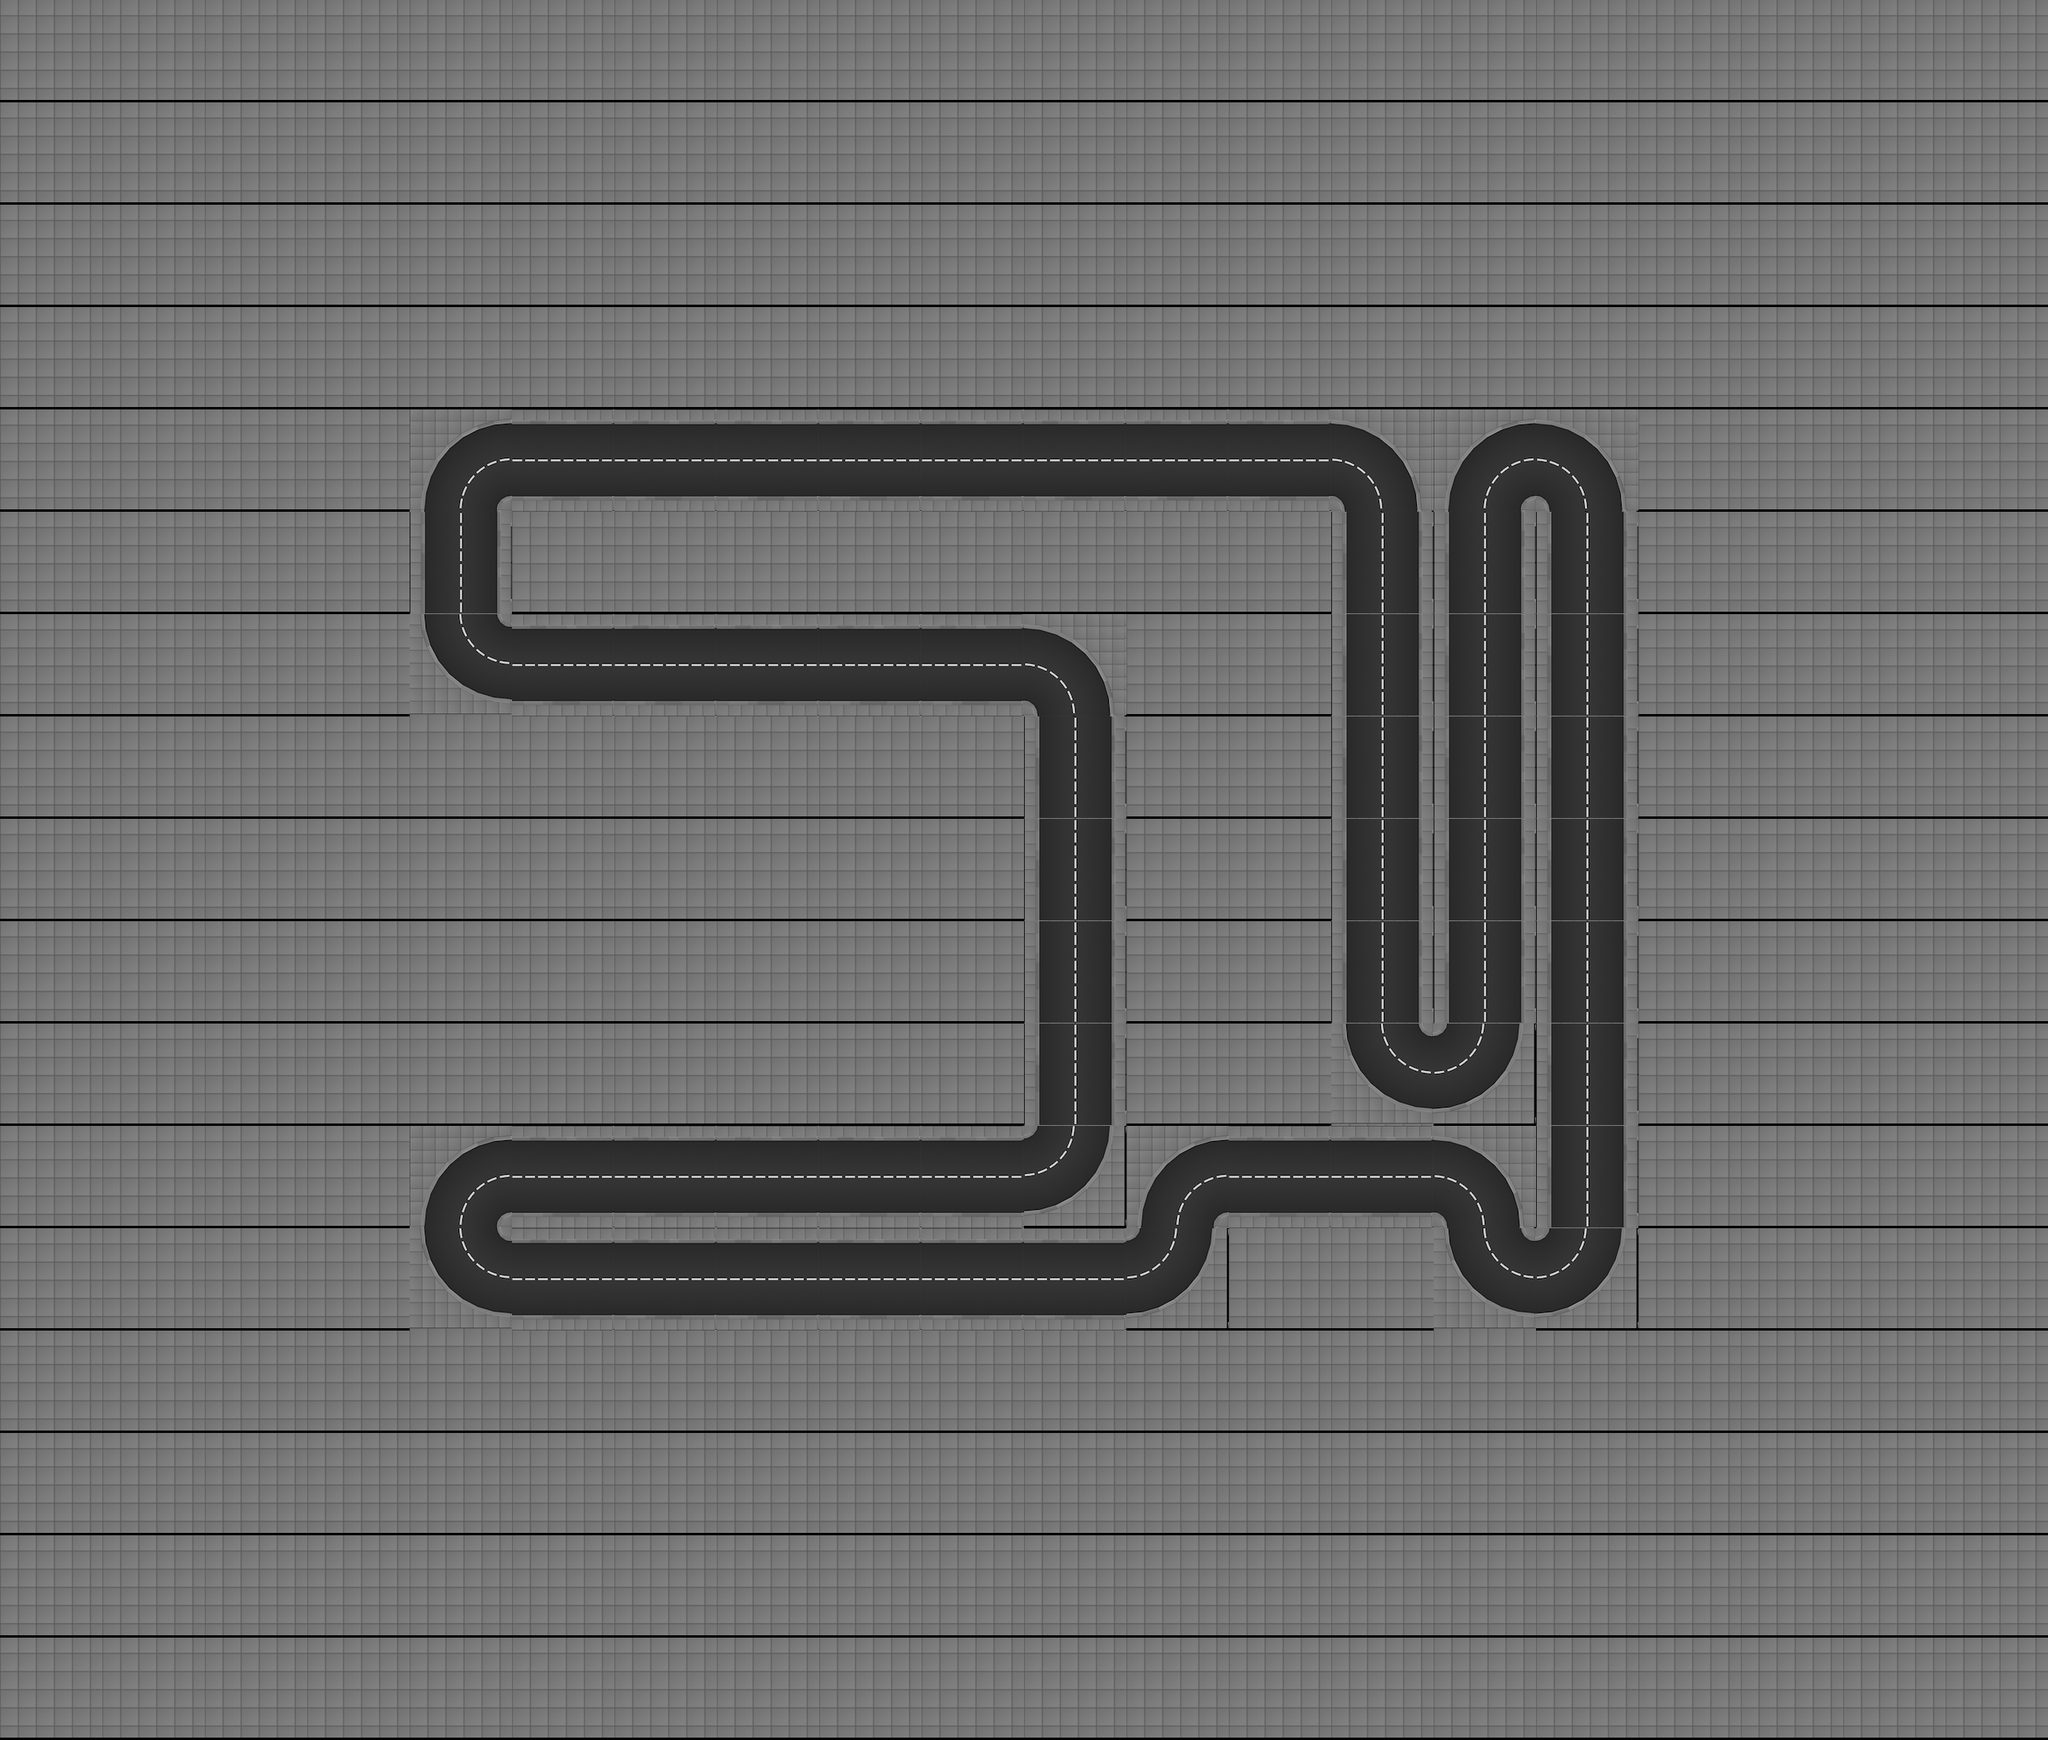

This game map was drawn from its Tiled (.tmx) file and the tilesets committed beside it. A one-line description and the trimmed map source follow:
An orthogonal 20x17 tile map with 128x128 px tiles, 1 tile layer (track) and 343 objects (14x appartment_roof_01, 13x office_06_ground_floor, 13x office_06_floor, 13x office_05_ground_floor, 13x office_05_floor, ...).

<map height="17" infinite="0" nextlayerid="1" nextobjectid="1" orientation="orthogonal" renderorder="right-down" tiledversion="1.2.2" tileheight="128" tilewidth="128" version="1.2" width="20"><tileset firstgid="1" source="../../gbResources/track_01_tileset.tsx" /><layer height="17" id="1" name="track" width="20"><data>[340 cells, 340 non-empty, 7 distinct tile ids]</data></layer><objectgroup id="1" name="walls"><object id="1" x="512" y="640"><polyline points="16,0 32,-64 64,-96 128,-112" /></object><object id="2" x="512" y="640"><polyline points="112,0 114,-8 120,-14 128,-16" /></object><object id="3" x="512" y="704.0"><polyline points="16,-64 16,64" /></object><object id="4" x="512" y="704.0"><polyline points="112,-64 112,64" /></object><object id="5" x="512" y="896"><polyline points="16,-128 32,-64 64,-32 128,-16" /></object><object id="6" x="512" y="896"><polyline points="112,-128 114,-120 120,-114 128,-112" /></object><object id="7" x="512" y="1536"><polyline points="16,0 32,-64 64,-96 128,-112" /></object><object id="8" x="512" y="1536"><polyline points="112,0 114,-8 120,-14 128,-16" /></object><object id="9" x="512" y="1664"><polyline points="16,-128 32,-64 64,-32 128,-16" /></object><object id="10" x="512" y="1664"><polyline points="112,-128 114,-120 120,-114 128,-112" /></object><object id="11" x="640" y="592.0"><polyline points="0,-64 128,-64" /></object><object id="12" x="640" y="560.0"><polyline points="0,64 128,64" /></object><object id="13" x="640" y="848.0"><polyline points="0,-64 128,-64" /></object><object id="14" x="640" y="816.0"><polyline points="0,64 128,64" /></object><object id="15" x="640" y="1488.0"><polyline points="0,-64 128,-64" /></object><object id="16" x="640" y="1456.0"><polyline points="0,64 128,64" /></object><object id="17" x="640" y="1616.0"><polyline points="0,-64 128,-64" /></object><object id="18" x="640" y="1584.0"><polyline points="0,64 128,64" /></object><object id="19" x="768" y="592.0"><polyline points="0,-64 128,-64" /></object><object id="20" x="768" y="560.0"><polyline points="0,64 128,64" /></object><object id="21" x="768" y="848.0"><polyline points="0,-64 128,-64" /></object><object id="22" x="768" y="816.0"><polyline points="0,64 128,64" /></object><object id="23" x="768" y="1488.0"><polyline points="0,-64 128,-64" /></object><object id="24" x="768" y="1456.0"><polyline points="0,64 128,64" /></object><object id="25" x="768" y="1616.0"><polyline points="0,-64 128,-64" /></object><object id="26" x="768" y="1584.0"><polyline points="0,64 128,64" /></object><object id="27" x="896" y="592.0"><polyline points="0,-64 128,-64" /></object><object id="28" x="896" y="560.0"><polyline points="0,64 128,64" /></object><object id="29" x="896" y="848.0"><polyline points="0,-64 128,-64" /></object><object id="30" x="896" y="816.0"><polyline points="0,64 128,64" /></object><object id="31" x="896" y="1488.0"><polyline points="0,-64 128,-64" /></object><object id="32" x="896" y="1456.0"><polyline points="0,64 128,64" /></object><object id="33" x="896" y="1616.0"><polyline points="0,-64 128,-64" /></object><object id="34" x="896" y="1584.0"><polyline points="0,64 128,64" /></object><object id="35" x="1024" y="592.0"><polyline points="0,-64 128,-64" /></object><object id="36" x="1024" y="560.0"><polyline points="0,64 128,64" /></object><object id="37" x="1024" y="848.0"><polyline points="0,-64 128,-64" /></object><object id="38" x="1024" y="816.0"><polyline points="0,64 128,64" /></object><object id="39" x="1024" y="1488.0"><polyline points="0,-64 128,-64" /></object><object id="40" x="1024" y="1456.0"><polyline points="0,64 128,64" /></object><object id="41" x="1024" y="1616.0"><polyline points="0,-64 128,-64" /></object><object id="42" x="1024" y="1584.0"><polyline points="0,64 128,64" /></object><object id="43" x="1152" y="592.0"><polyline points="0,-64 128,-64" /></object><object id="44" x="1152" y="560.0"><polyline points="0,64 128,64" /></object><object id="45" x="1152" y="848.0"><polyline points="0,-64 128,-64" /></object><object id="46" x="1152" y="816.0"><polyline points="0,64 128,64" /></object><object id="47" x="1152" y="1488.0"><polyline points="0,-64 128,-64" /></object><object id="48" x="1152" y="1456.0"><polyline points="0,64 128,64" /></object><object id="49" x="1152" y="1616.0"><polyline points="0,-64 128,-64" /></object><object id="50" x="1152" y="1584.0"><polyline points="0,64 128,64" /></object><object id="51" x="1280" y="592.0"><polyline points="0,-64 128,-64" /></object><object id="52" x="1280" y="560.0"><polyline points="0,64 128,64" /></object><object id="53" x="1280" y="896"><polyline points="0,-112 64,-96 96,-64 112,0" /></object><object id="54" x="1280" y="896"><polyline points="0,-16 8,-14 14,-8 16,0" /></object><object id="55" x="1280" y="960.0"><polyline points="16,-64 16,64" /></object><object id="56" x="1280" y="960.0"><polyline points="112,-64 112,64" /></object><object id="57" x="1280" y="1088.0"><polyline points="16,-64 16,64" /></object><object id="58" x="1280" y="1088.0"><polyline points="112,-64 112,64" /></object><object id="59" x="1280" y="1216.0"><polyline points="16,-64 16,64" /></object><object id="60" x="1280" y="1216.0"><polyline points="112,-64 112,64" /></object><object id="61" x="1280" y="1344.0"><polyline points="16,-64 16,64" /></object><object id="62" x="1280" y="1344.0"><polyline points="112,-64 112,64" /></object><object id="63" x="1280" y="1536"><polyline points="112,-128 96,-64 64,-32 0,-16" /></object><object id="64" x="1280" y="1536"><polyline points="16,-128 14,-120 8,-114 0,-112" /></object><object id="65" x="1280" y="1616.0"><polyline points="0,-64 128,-64" /></object><object id="66" x="1280" y="1584.0"><polyline points="0,64 128,64" /></object><object id="67" x="1408" y="592.0"><polyline points="0,-64 128,-64" /></object><object id="68" x="1408" y="560.0"><polyline points="0,64 128,64" /></object><object id="69" x="1408" y="1536"><polyline points="16,0 32,-64 64,-96 128,-112" /></object><object id="70" x="1408" y="1536"><polyline points="112,0 114,-8 120,-14 128,-16" /></object><object id="71" x="1408" y="1664"><polyline points="112,-128 96,-64 64,-32 0,-16" /></object><object id="72" x="1408" y="1664"><polyline points="16,-128 14,-120 8,-114 0,-112" /></object><object id="73" x="1536" y="592.0"><polyline points="0,-64 128,-64" /></object><object id="74" x="1536" y="560.0"><polyline points="0,64 128,64" /></object><object id="75" x="1536" y="1488.0"><polyline points="0,-64 128,-64" /></object><object id="76" x="1536" y="1456.0"><polyline points="0,64 128,64" /></object><object id="77" x="1664" y="640"><polyline points="0,-112 64,-96 96,-64 112,0" /></object><object id="78" x="1664" y="640"><polyline points="0,-16 8,-14 14,-8 16,0" /></object><object id="79" x="1664" y="704.0"><polyline points="16,-64 16,64" /></object><object id="80" x="1664" y="704.0"><polyline points="112,-64 112,64" /></object><object id="81" x="1664" y="832.0"><polyline points="16,-64 16,64" /></object><object id="82" x="1664" y="832.0"><polyline points="112,-64 112,64" /></object><object id="83" x="1664" y="960.0"><polyline points="16,-64 16,64" /></object><object id="84" x="1664" y="960.0"><polyline points="112,-64 112,64" /></object><object id="85" x="1664" y="1088.0"><polyline points="16,-64 16,64" /></object><object id="86" x="1664" y="1088.0"><polyline points="112,-64 112,64" /></object></objectgroup><objectgroup id="2" name="route"><!-- 1 objects omitted --></objectgroup><objectgroup id="3" name="lights"><!-- 64 objects omitted --></objectgroup><objectgroup id="4" name="slow_motion_triggers"><!-- 16 objects omitted --></objectgroup><objectgroup id="5" name="buildings"><!-- 130 objects omitted --></objectgroup><objectgroup id="6" name="spawners"><!-- 4 objects omitted --></objectgroup></map>
<!-- 257 of 343 objects omitted -->
